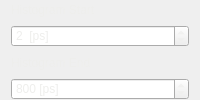
               <widget class="QWidget" name="ee" native="true">
                <layout class="QVBoxLayout" name="verticalLayout_8">
                 <property name="topMargin">
                  <number>0</number>
                 </property>
                 <property name="bottomMargin">
                  <number>0</number>
                 </property>
                 <item>
                  <widget class="QLabel" name="label_2">
                   <property name="styleSheet">
                    <string notr="true">color: rgb(238, 238, 236);</string>
                   </property>
                   <property name="text">
                    <string>Histogram Start</string>
                   </property>
                  </widget>
                 </item>
                 <item>
                  <widget class="QSpinBox" name="histStart">
                   <property name="styleSheet">
                    <string notr="true">color: rgb(238, 238, 236);</string>
                   </property>
                   <property name="suffix">
                    <string>  [ps]</string>
                   </property>
                   <property name="minimum">
                    <number>1</number>
                   </property>
                   <property name="maximum">
                    <number>110000</number>
                   </property>
                   <property name="singleStep">
                    <number>0</number>
                   </property>
                   <property name="value">
                    <number>2</number>
                   </property>
                  </widget>
                 </item>
                 <item>
                  <widget class="QLabel" name="label_70">
                   <property name="styleSheet">
                    <string notr="true">color: rgb(238, 238, 236);</string>
                   </property>
                   <property name="text">
                    <string>Histogram End</string>
                   </property>
                  </widget>
                 </item>
                 <item>
                  <widget class="QSpinBox" name="histEnd">
                   <property name="styleSheet">
                    <string notr="true">color: rgb(238, 238, 236);</string>
                   </property>
                   <property name="suffix">
                    <string> [ps]</string>
                   </property>
                   <property name="minimum">
                    <number>1</number>
                   </property>
                   <property name="maximum">
                    <number>120000</number>
                   </property>
                   <property name="value">
                    <number>800</number>
                   </property>
                  </widget>
                 </item>
                </layout>
               </widget>
